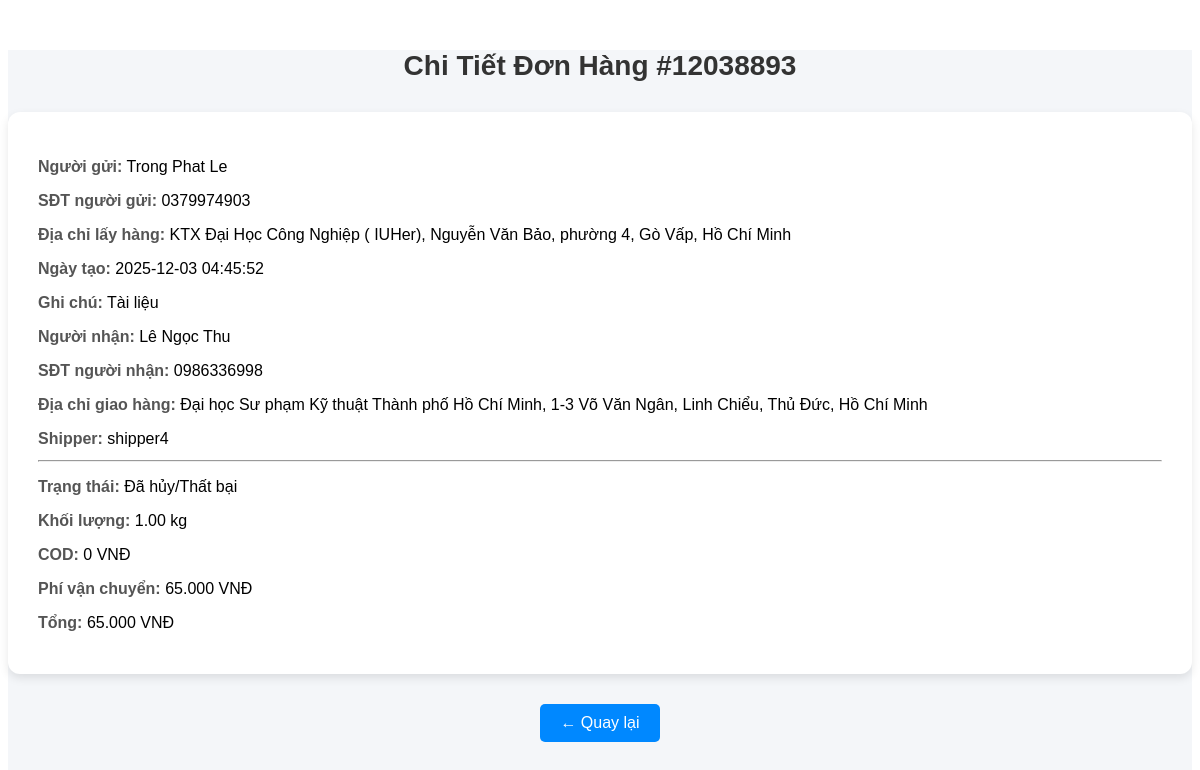
The app's page /views/order_detail/index.php?id=12038893 with its own data.
### tables this page shows
CREATE TABLE `orders` (
  `ID` int(11) NOT NULL,
  `CustomerID` int(11) NOT NULL,
  `ShipperID` int(11) DEFAULT NULL,
  `Pick_up_address` varchar(255) NOT NULL,
  `Pick_up_lat` decimal(10,7) DEFAULT NULL,
  `Pick_up_lng` decimal(10,7) DEFAULT NULL,
  `Delivery_address` varchar(255) NOT NULL,
  `Delivery_lat` decimal(10,7) DEFAULT NULL,
  `Delivery_lng` decimal(10,7) DEFAULT NULL,
  `Recipient` varchar(100) DEFAULT NULL,
  `status` enum('pending','accepted','picked_up','in_transit','delivered','delivery_failed','cancelled') NOT NULL DEFAULT 'pending',
  `COD_amount` decimal(10,2) DEFAULT 0.00,
  `CODFee` decimal(10,2) DEFAULT 0.00,
  `Weight` decimal(10,2) DEFAULT NULL,
  `ShippingFee` decimal(10,2) DEFAULT 0.00,
  `Created_at` timestamp NOT NULL DEFAULT current_timestamp(),
  `Accepted_at` timestamp NULL DEFAULT NULL,
  `Note` varchar(255) DEFAULT NULL,
  `RecipientPhone` varchar(20) DEFAULT NULL,
  `hidden` int(11) NOT NULL DEFAULT 1,
  `is_rated` tinyint(1) NOT NULL DEFAULT 0,
  `fee_payer` enum('sender','receiver') NOT NULL DEFAULT 'sender',
  `PickUp_Photo_Path` varchar(255) DEFAULT NULL,
  `Delivery_Photo_Path` varchar(255) DEFAULT NULL,
  `distance` double NOT NULL DEFAULT 0,
  `PricingRuleID` int(11) DEFAULT NULL
);

CREATE TABLE `users` (
  `ID` int(11) NOT NULL,
  `Username` varchar(255) NOT NULL,
  `Email` varchar(255) NOT NULL,
  `Password` varchar(255) NOT NULL,
  `PhoneNumber` varchar(255) NOT NULL,
  `Avatar` varchar(255) DEFAULT NULL,
  `Role` int(11) DEFAULT NULL,
  `account_status` enum('active','locked','pending') NOT NULL DEFAULT 'active',
  `rating` decimal(3,2) DEFAULT NULL CHECK (`rating` between 0.00 and 5.00),
  `Note` varchar(255) NOT NULL,
  `hidden` int(11) NOT NULL DEFAULT 1,
  `rating_count` int(11) NOT NULL DEFAULT 0,
  `rating_sum` int(11) NOT NULL DEFAULT 0,
  `created_at` timestamp NULL DEFAULT current_timestamp()
);

### models/mOrder.php (called while the page is built, shortened)
<?php
include_once("config/database.php");
class modelOrder{
    public function getOrderById($id) {
        $db = new clsKetNoi();
        $conn = $db->moKetNoi();
        $stmt = $conn->prepare("
            SELECT o.*,
                   u.Username AS FullName,
                   u.PhoneNumber,
                   u.Email AS CustomerEmail,
                   s.Username AS ShipperName
            FROM orders o
            JOIN users u ON o.CustomerID = u.ID
            LEFT JOIN users s ON o.ShipperID = s.ID
            WHERE o.ID = ?
        ");
        $stmt->bind_param("i", $id);
        $stmt->execute();
        $result = $stmt->get_result();
        $order = null;
        if ($result && $result->num_rows > 0) {
            $order = $result->fetch_assoc();
        }
        return $order;
    }
}
?>

### controllers/cOrder.php (called while the page is built, shortened)
<?php
include_once("models/mOrder.php");
class controlOrder {
    public function getOrderById($id) {
        $p = new modelOrder();
        return $p->getOrderById($id);
    }
}

### config/database.php (called while the page is built, shortened)
<?php
    class clsKetNoi {
        public function __construct() {
            $hostName = $_SERVER['HTTP_HOST'];
        }
    }

### views/order_detail/index.php (the view, shortened to what this page needs)
<?php
include_once('controllers/cOrder.php');
$p = new controlOrder();
function getStatusBadge($status) {
    $badgeClass = 'badge-secondary';
    $statusText = ucfirst($status);
    switch ($status) {
        case 'delivery_failed':
        case 'cancelled':
            $badgeClass = 'badge-danger'; $statusText = 'Đã hủy/Thất bại'; break;
    }
    return "<span class='badge {$badgeClass}'>{$statusText}</span>";
}
$orderDetail = null;
if (isset($_GET['id']) && is_numeric($_GET['id'])) {
    $id = $_GET['id'];
    $orderDetail = $p->getOrderById($id);
} else {
    echo "ID không hợp lệ!";
}
?>
<div id="order-detail-wrapper">
    <div class="container">
        <h3 class="title">Chi Tiết Đơn Hàng #<?= htmlspecialchars($_GET['id']) ?></h3>
        <?php if (!empty($orderDetail)): ?>
            <div class="box">
                <div class="row">
                    <div class="col-md-6">
                        <p><span class="label">Người gửi:</span> <?= htmlspecialchars($orderDetail['FullName']) ?></p>
                        <p><span class="label">SĐT người gửi:</span> <?= htmlspecialchars($orderDetail['PhoneNumber'] ?? 'N/A') ?></p>
                        <p><span class="label">Địa chỉ lấy hàng:</span> <?= htmlspecialchars($orderDetail['Pick_up_address']) ?></p>
                        <p><span class="label">Ngày tạo:</span> <?= htmlspecialchars($orderDetail['Created_at']) ?></p>
                        <p><span class="label">Ghi chú:</span> <?= htmlspecialchars($orderDetail['Note'] ?? 'Không có ghi chú') ?></p>
                    </div>
                    <div class="col-md-6">
                        <p><span class="label">Người nhận:</span> <?= htmlspecialchars($orderDetail['Recipient']) ?></p>
                        <p><span class="label">SĐT người nhận:</span> <?= htmlspecialchars($orderDetail['RecipientPhone']) ?></p>
                        <p><span class="label">Địa chỉ giao hàng:</span> <?= htmlspecialchars($orderDetail['Delivery_address']) ?></p>
                        <p><span class="label">Shipper:</span> <?= htmlspecialchars($orderDetail['ShipperName'] ?? 'Chưa phân công') ?></p>
                    </div>
                </div>
                <hr>
                <div class="row mt-3">
                    <div class="col-md-4">
                        <p><span class="label">Trạng thái:</span>
                            <?php echo getStatusBadge($orderDetail['status'] ?? 'N/A');?>
                        </p>
                    </div>
                    <div class="col-md-4">
                        <p><span class="label">Khối lượng:</span> <?= htmlspecialchars($orderDetail['Weight']) ?> kg</p>
                    </div>
                    <div class="col-md-4">
                        <p><span class="label">COD:</span> <?= number_format($orderDetail['COD_amount'], 0, ',', '.') ?> VNĐ</p>
                        <p><span class="label">Phí vận chuyển:</span> <?= number_format($orderDetail['ShippingFee'], 0, ',', '.') ?> VNĐ</p>
                        <p><span class="label">Tổng:</span> <?= number_format($orderDetail['ShippingFee'] + $orderDetail['COD_amount'], 0, ',', '.') ?> VNĐ</p>
                    </div>
                </div>
            </div>
        </div> <?php if (isset($_SESSION['role']) && $_SESSION['role'] == 6): ?>
        <div class="button-group">
            </div>
    <?php endif; ?>
        <?php else: ?>
            <div class="alert alert-danger">
                Không tìm thấy thông tin đơn hàng!
            </div>
        <?php endif; ?>
        <a href="javascript:history.back()" class="back-btn">← Quay lại</a>
    </div>

### views/order_detail/index.php (style rules this page uses)
#order-detail-wrapper { font-family: 'Arial', sans-serif; background-color: #f4f6f9; margin-top: 50px; padding-bottom: 30px; }
#order-detail-wrapper .title { font-size: 28px; font-weight: bold; margin-bottom: 30px; color: #333; text-align: center; }
#order-detail-wrapper .box { padding: 30px; border-radius: 12px; background-color: #ffffff; box-shadow: 0 4px 10px rgba(0, 0, 0, 0.1); margin-bottom: 30px; }
#order-detail-wrapper .label { font-weight: bold; color: #555; }
#order-detail-wrapper .row p { font-size: 16px; margin-bottom: 12px; }
#order-detail-wrapper .back-btn { display: block; padding: 10px 20px; background-color: rgb(0, 136, 255); color: white; border-radius: 5px; text-decoration: none; transition: background-color 0.3s ease; width: fit-content; margin: 20px auto 0; }

### records on screen
orders: CustomerID.Username "Trong Phat Le", CustomerID.PhoneNumber "0379974903", Pick_up_address "KTX Đại Học Công Nghiệp ( IUHer), Nguyễn Văn Bảo, phường 4, Gò Vấp, Hồ Chí Minh", Created_at "2025-12-03 04:45:52", Note "Tài liệu", Recipient "Lê Ngọc Thu", RecipientPhone "0986336998", Delivery_address "Đại học Sư phạm Kỹ thuật Thành phố Hồ Chí Minh, 1-3 Võ Văn Ngân, Linh Chiểu, Thủ Đức, Hồ Chí Minh", ShipperID.Username "shipper4", status "Đã hủy/Thất bại", Weight "1.00", COD_amount "0", ShippingFee "65.000", $orderDetail['ShippingFee'] + $orderDetail['COD_amount'] "65.000"

### other values on screen
$_GET['id'] "12038893"
